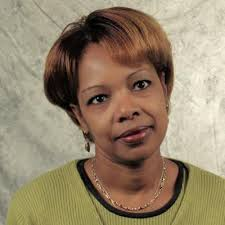
#> input picture eye_detection/1.jpeg, 225 x 225 px, found by its file name
$ python adaptive_thresh.py
#> lines starting #> are read from the running program, lines starting #| are printed output that depends on the picture; after the words box and inside, x2 and y2 are one past the last pixel; in counts of white or black regions, pixels touching at a corner belong together
import numpy as np
import cv2
import cv2.cv as cv
import matplotlib.pyplot as plt

img = cv2.imread('../Datasets/testImages/1.jpeg')
#> img is the input picture: shape (225, 225, 3); mean B, G, R 109, 133.7, 150.6
img = cv2.resize(img,(500,500))
#> img: shape (500, 500, 3)
gray = cv2.cvtColor(img, cv2.COLOR_BGR2GRAY)
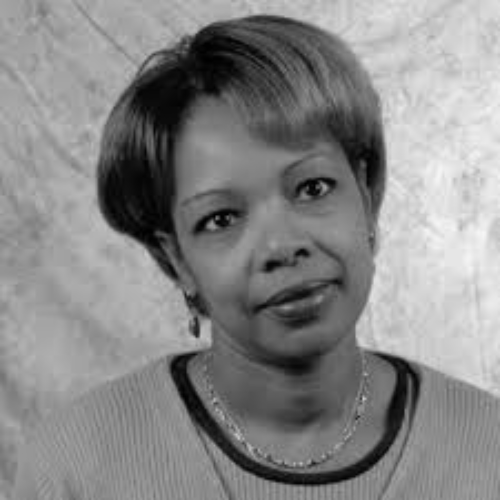
#> gray: shape (500, 500); min 0, max 246, mean 135.8
ret,gray_t = cv2.threshold(gray,80,255,cv2.THRESH_BINARY)
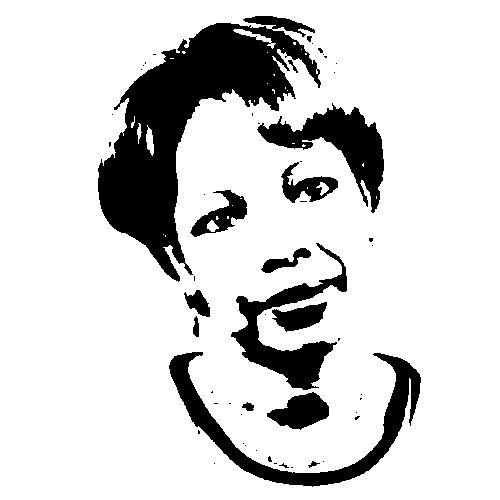
#> gray_t: shape (500, 500); 83.4% white; 55 black regions (40 under 20 px), largest, box (x1, y1, x2, y2) and area: (98, 16, 321, 282) 20485, (169, 352, 421, 487) 6094, (257, 103, 384, 213) 4699
#> (the run stopped early here; a loop or call above may not have finished)

$ run again, with eye_detection/4.jpeg copied over eye_detection/1.jpeg
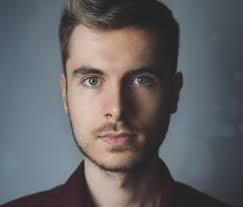
#> input picture eye_detection/4.jpeg, 243 x 207 px, found by its file name
#> img is the input picture: shape (207, 243, 3); mean B, G, R 100.3, 98.9, 99.5
#> img: shape (500, 500, 3)
#> `gray = cv2.cvtColor(img, cv2.COLOR_BGR2GRAY)`:
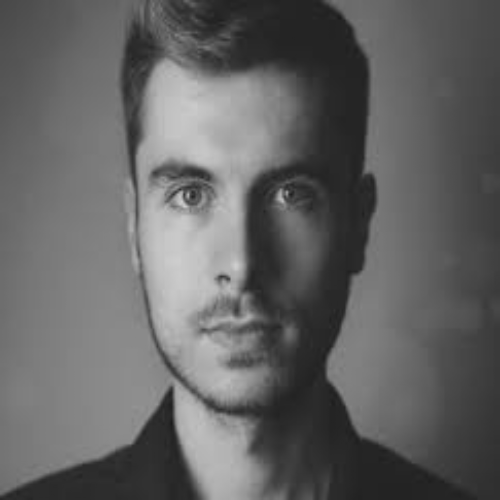
#> gray: shape (500, 500); min 27, max 206, mean 99.2
#> `ret,gray_t = cv2.threshold(gray,80,255,cv2.THRESH_BINARY)`:
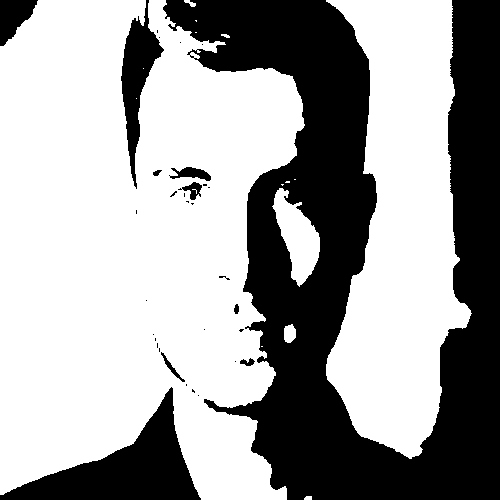
#> gray_t: shape (500, 500); 63.4% white; 33 black regions (23 under 20 px), largest, box (x1, y1, x2, y2) and area: (163, 0, 500, 500) 78270, (0, 387, 201, 500) 8450, (121, 0, 164, 189) 2978
